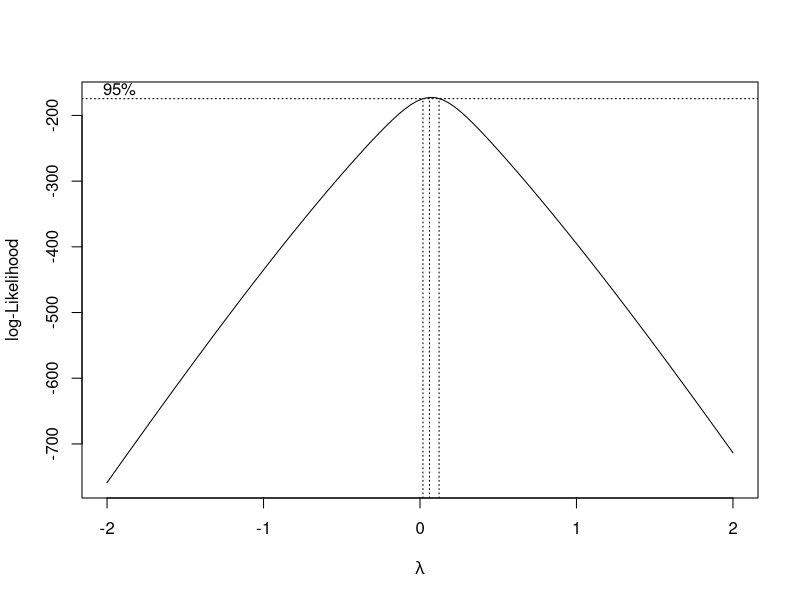
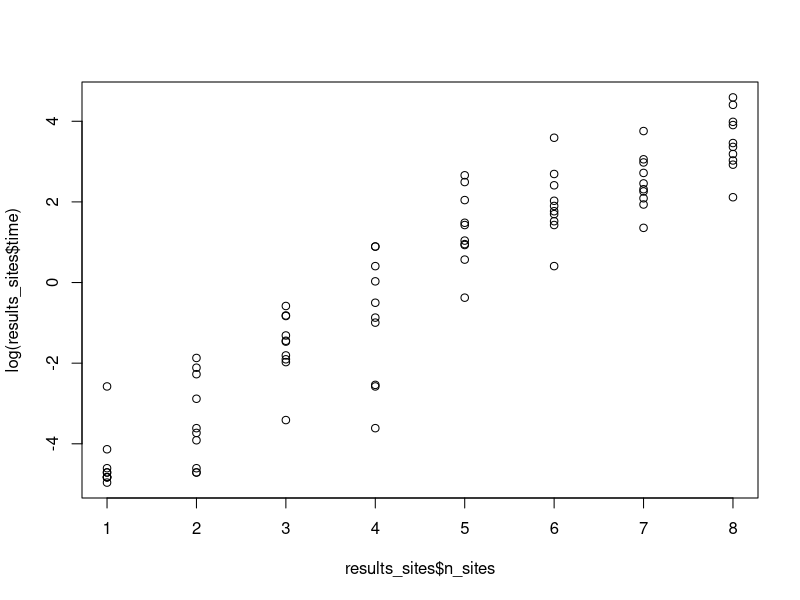
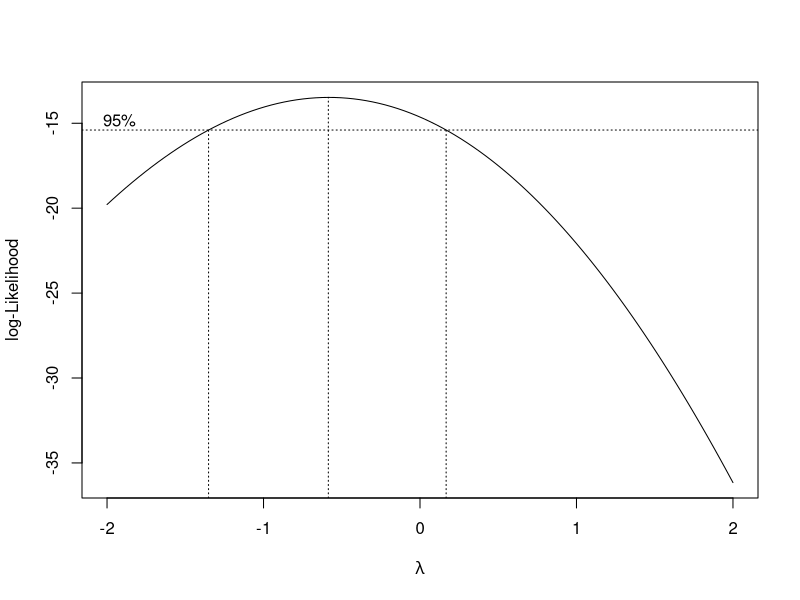
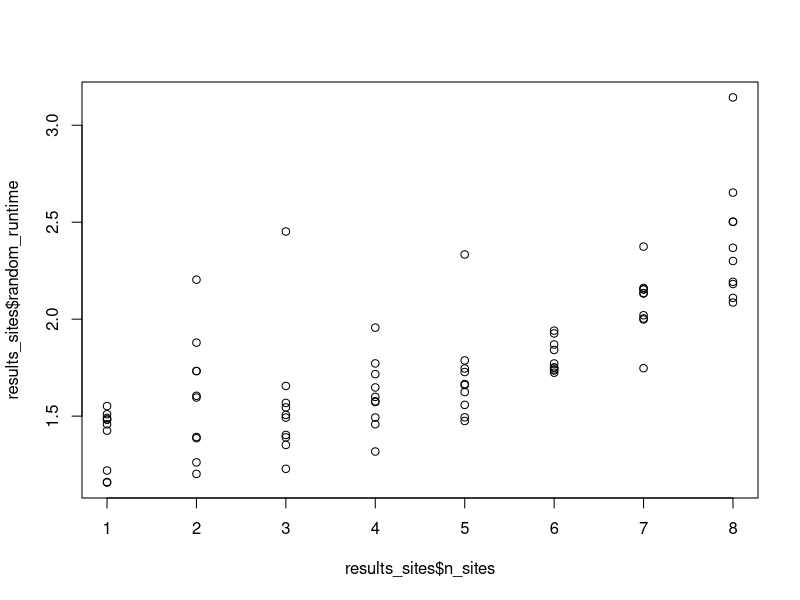
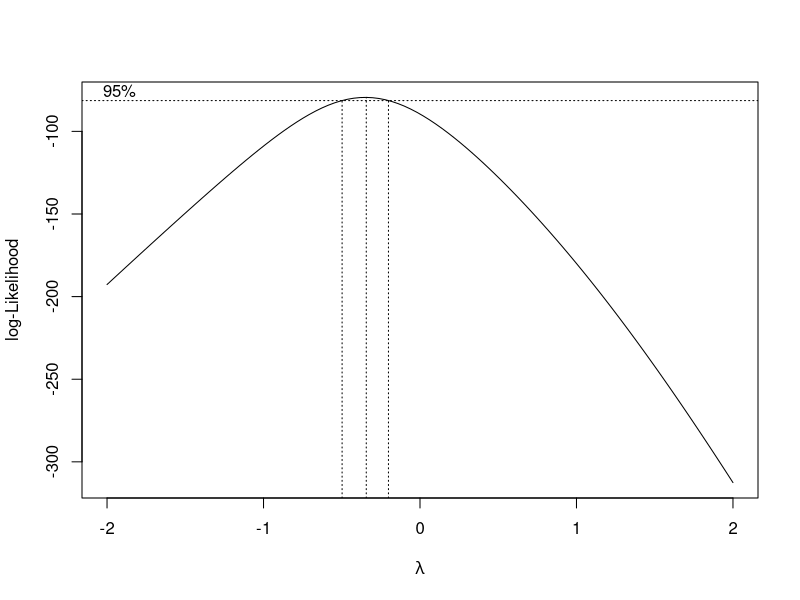
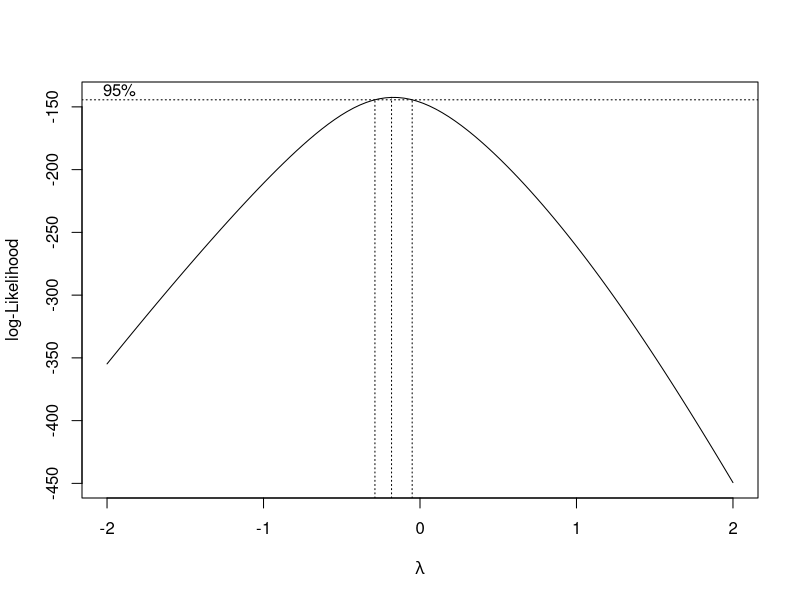
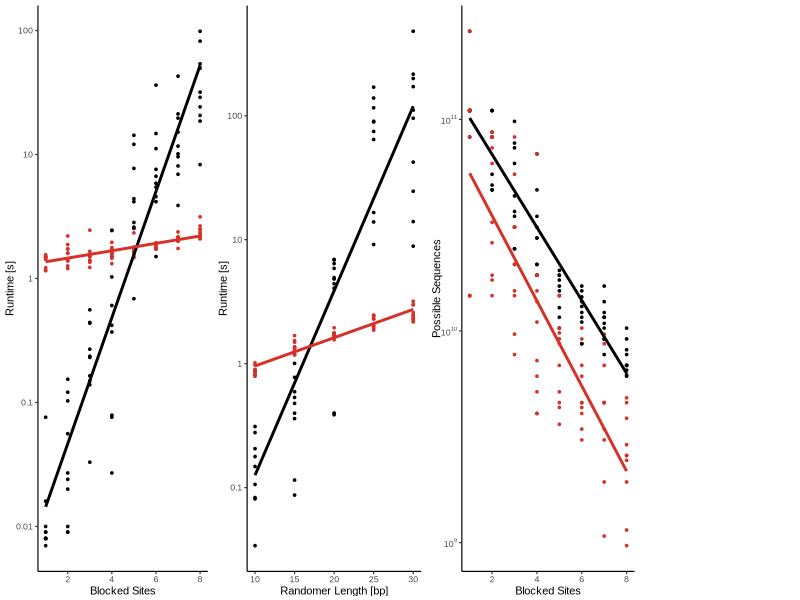

Here is the R script that generated these plots, in order: (Note: this script raises an error after producing the figures.)
setwd("~/Documents/Jensen Lab/OligoRL/Cutfree Rollout Benchmarking")
library(ggplot2)
library(dplyr)

results_sites <- read.csv("./rollout_results_sites_4_1_21.csv")
results_length <- read.csv("./rollout_results_length_4_15_21.csv")
interaction_data <- read.csv("./Cutfree_interaction_data.csv")
#results_sites <- results_sites[order(results_sites$n_sites), ]
#resutls_sites <- results_sites[results_sites$n_sites<=10]
#results_sites <- results_sites[1:80,]
plot_cutfree_data <- function() {
  font_size=8
  font="Arial"
  line_size=.4
  point_size=0.6
  red="#d73027"
  blue="#4575b4"
  results_sites <- read.csv("./rollout_results_sites_4_1_21.csv")
  results_length <- read.csv("./rollout_results_length_4_15_21.csv")
  interaction_data <- read.csv("./Cutfree_interaction_data.csv")
  plot1 <- ggplot2::ggplot(data=results_sites) +
    ggplot2::scale_y_log10(breaks=c(0.01,0.1,1,10,100),labels=c("0.01","0.1","1","10","100")) +
    ggplot2::geom_point(aes(x=n_sites,y=time),color="black",size=point_size) +
    ggplot2::geom_point(aes(x=n_sites,y=random_runtime),color=red,size=point_size)+
    ggplot2::xlab("Blocked Sites") +
    ggplot2::ylab("Runtime [s]") +
    ggplot2::geom_smooth(aes(x=n_sites,y=time),method="lm", se=FALSE,color="black")+
    ggplot2::geom_smooth(aes(x=n_sites,y=random_runtime),method="lm", se=FALSE,color=red)+
    ggplot2::theme_classic(base_size=font_size,base_family = font,base_line_size = line_size)
  
  plot2 <- ggplot2::ggplot(data=results_sites) +
    ggplot2::scale_y_log10(breaks=c(1e9,1e10,1e11),labels=c(expression(paste("10"^"9")),expression(paste("10"^"10")),expression(paste("10"^"11")))) +
    ggplot2::geom_point(aes(x=n_sites,y=degeneracy),color="black",size=point_size) +
    ggplot2::geom_point(aes(x=n_sites,y=random_objval),color=red,size=point_size)+
    ggplot2::xlab("Blocked Sites") +
    ggplot2::ylab("Possible Sequences") +
    ggplot2::geom_smooth(aes(x=n_sites,y=degeneracy),method="lm", se=FALSE,color="black")+
    ggplot2::geom_smooth(aes(x=n_sites,y=random_objval),method="lm", se=FALSE,color=red)+
    ggplot2::theme_classic(base_size=font_size,base_family = font,base_line_size = line_size)
  
  plot0 <- ggplot2::ggplot(data=results_length) +
    ggplot2::scale_y_log10(breaks=c(0.1,1,10,100),labels=c("0.1","1","10","100")) +
    ggplot2::geom_point(aes(x=oligo_lengths, y=time),color="black",size=point_size) +
    ggplot2::geom_point(aes(x=oligo_lengths, y=random_runtime),color=red,size=point_size) +
    ggplot2::xlab("Randomer Length [bp]") +
    ggplot2::ylab("Runtime [s]") +
    ggplot2::geom_smooth(aes(x=oligo_lengths,y=time),method="lm", se=FALSE,color="black")+
    ggplot2::geom_smooth(aes(x=oligo_lengths,y=random_runtime),method="lm", se=FALSE,color=red)+
    ggplot2::theme_classic(base_size=font_size,base_family = font,base_line_size = line_size)
  
  #results %>%
    #dplyr::group_by(n_sites) %>%
    #dplyr::select(n_sites, time, degeneracy) %>%
    #dplyr::summarise_all(dplyr::funs(mean, sd))
  
  cowplot::plot_grid(plot1, plot0,plot2,NULL,rel_widths = c(1,1,1,0.75), align= "h", nrow=1 )
  scaling_factor=5.5
  ggsave("Cutfree_figure_plots_CutFree_Only.tiff",width=scaling_factor,height=scaling_factor/3.75,dpi=300,units="in")
}
plot_cutfree_data()
## Test cutfree runtime significance 
summary(logcutfree.model <- lm(log(time) ~ n_sites,data=results_sites))
MASS::boxcox(time ~ n_sites, data=results_sites)
plot(results_sites$n_sites,log(results_sites$time))

## Test RL runtime significance 
summary(rlcutfree.model <- lm((random_runtime) ~ n_sites,data=results_sites))
MASS::boxcox(random_runtime ~ n_sites, data=results_sites)
plot(results_sites$n_sites,results_sites$random_runtime)

## test cutfree solution decay 
summary(solution.cutfree <- lm(log(degeneracy)~n_sites,data=results_sites))
MASS::boxcox(degeneracy ~ n_sites, data=results_sites)
## Test RL solution decay 
summary(solution.RL <- lm(log(random_objval)~n_sites,data=results_sites))
MASS::boxcox(random_objval ~ n_sites, data=results_sites)
##Test interaction between nsites and algorithm
summary(solution.interaction <- lm(log(degeneracy)~n_sites+algorithm+n_sites*algorithm,data=interaction_data))
plot(model)
plot(log(interaction_data$degeneracy),predict(solution.interaction))

##test cutfree oligo length 
summary(length.cutfree <- lm(log(time) ~ oligo_lengths,data=results_length))
summary(length.RL <- lm(log(random_runtime) ~oligo_lengths,data=results_length))
MASS::boxcox(random_runtime ~ oligo_lengths, data=results_length)
MASS::boxcox(time ~oligo_lengths,data=results_length)
